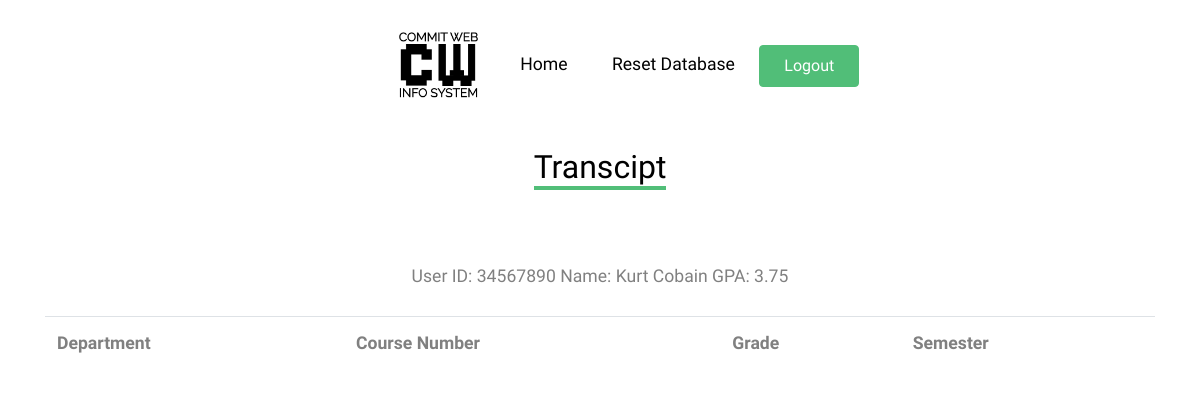
/transcript.php (signed in), run on the app's committed database.
### tables this page shows
create table alumni(
     
    a_id int NOT NULL,  
    fname varchar(20) NOT NULL,
    lname varchar(20) NOT NULL,
    degree varchar(3),
    gpa decimal(3,2),
	email varchar(30),
    gradyear int,
	addr varchar(50) NOT NULL,
    primary key (a_id),
    foreign key (a_id) references users(id)
);

### transcript.php (the view, shortened to what this page needs)
<!DOCTYPE html>
<?php
	require_once('header.php');
?>
<body>
<div class="site-section">
    <div class="container">
		<div class="row mb-4 justify-content-center text-center">
          	<div class="col-lg-4 mb-4">
            	<h2 class="section-title-underline mb-4">
					<?php if($_SESSION['acc_type'] > 4){ ?>
              		<span>Transcipt</span>
					<?php }else{ ?>
					<span>Transcipts</span>
					<?php } ?>
            	</h2>
          	</div>
		</div>
<?php
	if (isset($_SESSION['user_id'])) {
	if($_SESSION['acc_type'] > 4) {
		echo '<table class="table">';
		echo '<tr><th>Department</th><th>Course Number</th><th>Grade</th><th>Semester</th></tr>';
		if ($_SESSION['acc_type'] == 5)
			$query = "select gpa FROM student WHERE u_id='" . $_SESSION['user_id'] . "'";
		else
			$query = "select gpa FROM alumni WHERE a_id='" . $_SESSION['user_id'] . "'";
        $dbc = mysqli_connect(DB_HOST, DB_USER, DB_PASSWORD, DB_NAME);
        $data = mysqli_query($dbc, $query);
		$gpadata = mysqli_fetch_array($data);
		if ($_SESSION['acc_type'] == 5)
			$query = "select fname, lname FROM student WHERE u_id='" . $_SESSION['user_id'] . "'";
		else
			$query = "select fname, lname FROM alumni WHERE a_id='" . $_SESSION['user_id'] . "'";
            $dbc = mysqli_connect(DB_HOST, DB_USER, DB_PASSWORD, DB_NAME);
            $data = mysqli_query($dbc, $query);
            $namedata = mysqli_fetch_array($data);
				echo '<div class="row mb-4 justify-content-center text-center">';
				echo "User ID: ". $_SESSION['user_id'] . " Name: ". $namedata['fname'] . " ". $namedata['lname'] . " GPA: " . $gpadata['gpa'];
				echo '</div>';
		echo '</table>';
	}
				?>
				<?php
	}
?>
</div>
</div>
</body>

### css/style.css (style rules this page uses)
body { line-height: 1.7; color: gray; font-weight: 300; font-size: 1.1rem; }
h1, h2, h3, h4, h5, .h1, .h2, .h3, .h4, .h5 { font-family: "Muli", -apple-system, BlinkMacSystemFont, "Segoe UI", Roboto, "Helvetica Neue", Arial, sans-serif, "Apple Color Emoji", "Segoe UI Emoji", "Segoe UI Symbol", "Noto Color Emoji"; }
.site-section { padding: 2.5em 0; }
@media (min-width: 768px) { .site-section { padding: 5em 0; } }
.section-title-underline { color: #000; }
.section-title-underline span { display: inline-block; border-bottom: 4px solid #51be78; }

### data on the page
alumni: fname "Kurt", lname "Cobain", gpa "3.75"

### other printed values
$_SESSION['user_id'] "34567890"
